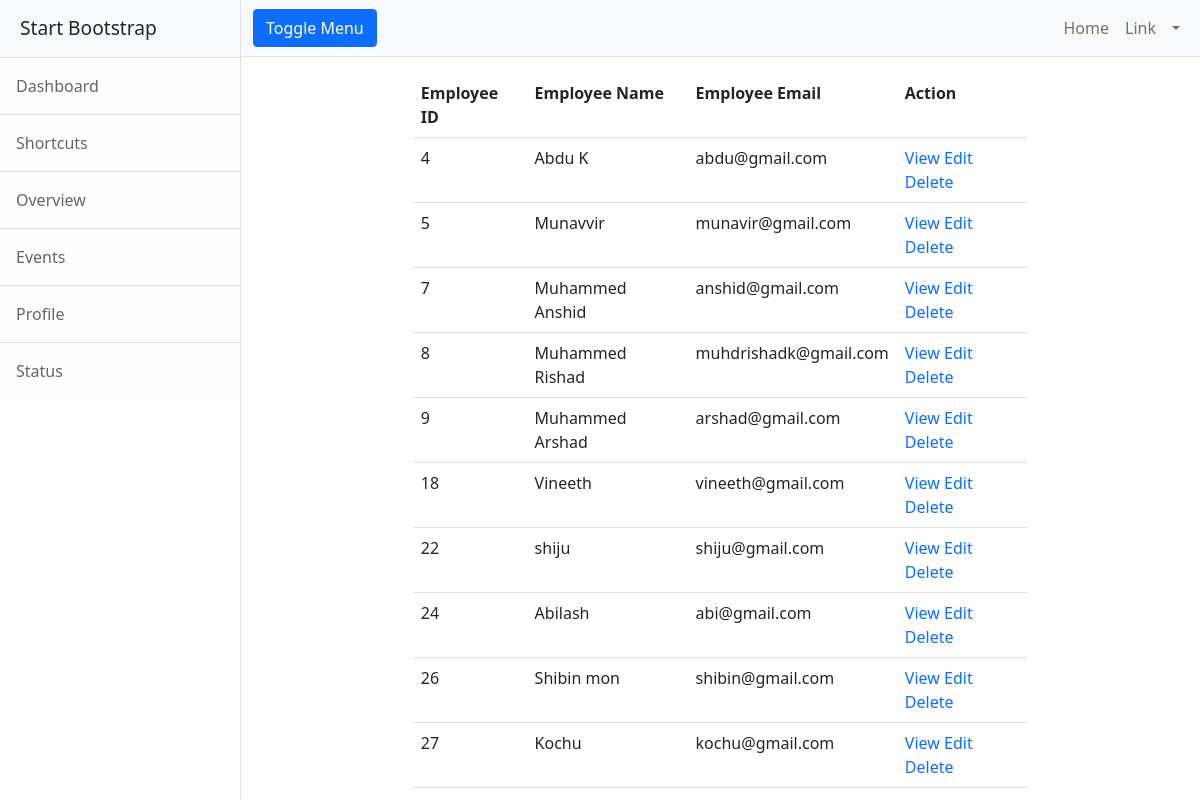
Screenshot of /employee/all (signed in) with the database file from the repository.
### employee/models.py (models this page shows, shortened)
class Employee(models.Model):
    emp_name = models.CharField(max_length=120)
    profile_pic = models.ImageField(upload_to="profilepics",null=True)
    emp_email = models.EmailField(unique=True)
    emp_designation = models.CharField(max_length=120)
    emp_experience = models.PositiveIntegerField(default=0)    # OR (null = 0)
    emp_salary = models.PositiveIntegerField()
    emp_place = models.CharField(max_length=120,null=True)

### employee/views.py (the view)
# urls.py: path('all',views.EmployeeListView.as_view(),name="emp-list"),
@method_decorator(signin_required,name="dispatch")
class EmployeeListView(View):
    def get(self,request,*args,**kwargs):
        qs = Employee.objects.all()
        return render(request,"emp-list.html",{"employees":qs})

### employee/views.py (called while the page is built)
def signin_required(fun):
    def wrapper(request,*args,**kwargs):
        if request.user.is_authenticated:
            return fun(request,*args,**kwargs)
        else:
            messages.error(request,"Please login")
            return redirect("sign-in")
    return wrapper

### employee/templates/emp-list.html (shortened to what this page needs)
{% extends 'base.html' %}
{% block body_block %}
    <div class="row">
        <div class="col-2"></div>
        <div class="col-8">
            <table class="table">
                <tr>
                    <th>Employee ID</th>
                    <th>Employee Name</th>
                    <th>Employee Email</th>
                    <th>Action</th>
                </tr>
                {%for emp in employees%}
                <tr>
                    <td>{{emp.id}}</td>
                    <td>{{emp.emp_name}}</td>
                    <td>{{emp.emp_email}}</td>
                    <td>
                        <a href="{%url 'emp-detail' emp.id%}" class="text-decoration-none">View</a>
                        <a href="{%url 'emp-edit' emp.id%}" class="text-decoration-none">Edit</a>
                        <a href="{%url 'emp-remove' emp.id%}" class="text-decoration-none">Delete</a>
                    </td>
                </tr>
                {%endfor%}
            </table>
        </div>
        <div class="col-2"></div>
    </div>
{%endblock%}

### employee/templates/base.html (shortened to what this page needs)
<!DOCTYPE html>
{%load static%}
<html lang="en">
<head>
    <link href="{% static 'css/styles.css' %}" rel="stylesheet"/>
</head>
<body>
<div class="d-flex" id="wrapper">
    <div class="border-end bg-white" id="sidebar-wrapper">
        <div class="sidebar-heading border-bottom bg-light">Start Bootstrap</div>
        <div class="list-group list-group-flush">
            <a class="list-group-item list-group-item-action list-group-item-light p-3" href="#!">Dashboard</a>
            <a class="list-group-item list-group-item-action list-group-item-light p-3" href="#!">Shortcuts</a>
            <a class="list-group-item list-group-item-action list-group-item-light p-3" href="#!">Overview</a>
            <a class="list-group-item list-group-item-action list-group-item-light p-3" href="#!">Events</a>
            <a class="list-group-item list-group-item-action list-group-item-light p-3" href="#!">Profile</a>
            <a class="list-group-item list-group-item-action list-group-item-light p-3" href="#!">Status</a>
        </div>
    </div>
    <div id="page-content-wrapper">
        <nav class="navbar navbar-expand-lg navbar-light bg-light border-bottom">
            <div class="container-fluid">
                <button class="btn btn-primary" id="sidebarToggle">Toggle Menu</button>
                <div class="collapse navbar-collapse" id="navbarSupportedContent">
                    <ul class="navbar-nav ms-auto mt-2 mt-lg-0">
                        <li class="nav-item active"><a class="nav-link" href="#!">Home</a></li>
                        <li class="nav-item"><a class="nav-link" href="#!">Link</a></li>
                        <li class="nav-item dropdown">
                            <a class="nav-link dropdown-toggle" id="navbarDropdown" href="#" role="button"
                               data-bs-toggle="dropdown" aria-haspopup="true" aria-expanded="false">{{request.user}}</a>
                        </li>
                    </ul>
                </div>
            </div>
        </nav>
        <div class="container-fluid">
            {% block body_block %}
            {% endblock %}
        </div>
    </div>
</div>
</body>
</html>

### rows the page displays
Employee: id "4", emp_name "Abdu K", emp_email "abdu@gmail.com"
Employee: id "5", emp_name "Munavvir", emp_email "munavir@gmail.com"
Employee: id "7", emp_name "Muhammed Anshid", emp_email "anshid@gmail.com"
Employee: id "8", emp_name "Muhammed Rishad", emp_email "muhdrishadk@gmail.com"
Employee: id "9", emp_name "Muhammed Arshad", emp_email "arshad@gmail.com"
Employee: id "18", emp_name "Vineeth", emp_email "vineeth@gmail.com"
Employee: id "22", emp_name "shiju", emp_email "shiju@gmail.com"
Employee: id "24", emp_name "Abilash", emp_email "abi@gmail.com"
Employee: id "26", emp_name "Shibin mon", emp_email "shibin@gmail.com"
Employee: id "27", emp_name "Kochu", emp_email "kochu@gmail.com"
